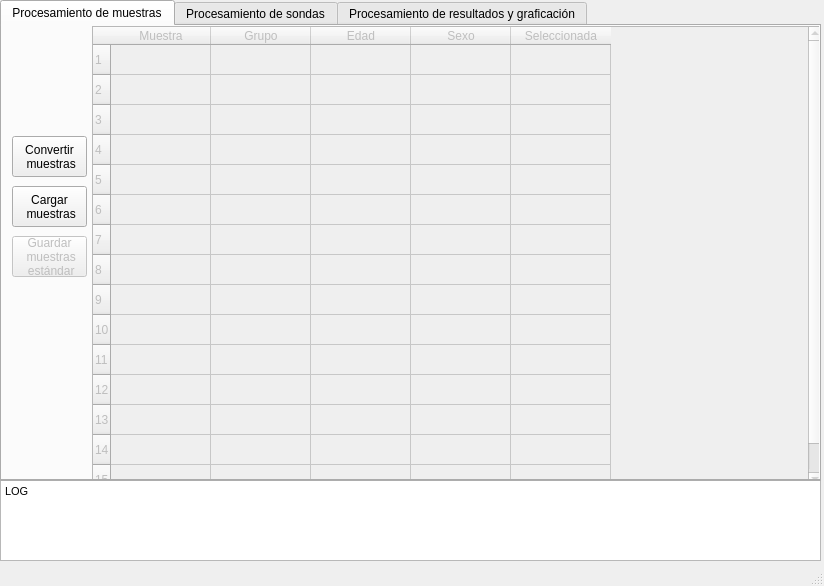
<?xml version="1.0" encoding="UTF-8"?>
<ui version="4.0">
 <class>MainWindow</class>
 <widget class="QMainWindow" name="MainWindow">
  <property name="geometry">
   <rect>
    <x>0</x>
    <y>0</y>
    <width>824</width>
    <height>586</height>
   </rect>
  </property>
  <property name="windowTitle">
   <string>MainWindow</string>
  </property>
  <widget class="QWidget" name="centralwidget">
   <widget class="QTextBrowser" name="textBrowser">
    <property name="geometry">
     <rect>
      <x>0</x>
      <y>480</y>
      <width>821</width>
      <height>81</height>
     </rect>
    </property>
    <property name="html">
     <string>&lt;!DOCTYPE HTML PUBLIC &quot;-//W3C//DTD HTML 4.0//EN&quot; &quot;http://www.w3.org/TR/REC-html40/strict.dtd&quot;&gt;
&lt;html&gt;&lt;head&gt;&lt;meta name=&quot;qrichtext&quot; content=&quot;1&quot; /&gt;&lt;style type=&quot;text/css&quot;&gt;
p, li { white-space: pre-wrap; }
&lt;/style&gt;&lt;/head&gt;&lt;body style=&quot; font-family:'MS Shell Dlg 2'; font-size:8.25pt; font-weight:400; font-style:normal;&quot;&gt;
&lt;p style=&quot; margin-top:0px; margin-bottom:0px; margin-left:0px; margin-right:0px; -qt-block-indent:0; text-indent:0px;&quot;&gt;LOG&lt;/p&gt;&lt;/body&gt;&lt;/html&gt;</string>
    </property>
   </widget>
   <widget class="QTabWidget" name="tabWidget">
    <property name="geometry">
     <rect>
      <x>0</x>
      <y>0</y>
      <width>821</width>
      <height>481</height>
     </rect>
    </property>
    <property name="currentIndex">
     <number>0</number>
    </property>
    <widget class="QWidget" name="tab">
     <attribute name="title">
      <string>Procesamiento de muestras</string>
     </attribute>
     <widget class="QPushButton" name="pushButton">
      <property name="geometry">
       <rect>
        <x>10</x>
        <y>160</y>
        <width>75</width>
        <height>41</height>
       </rect>
      </property>
      <property name="text">
       <string>Cargar
 muestras</string>
      </property>
     </widget>
     <widget class="QPushButton" name="pushButton_2">
      <property name="geometry">
       <rect>
        <x>10</x>
        <y>110</y>
        <width>75</width>
        <height>41</height>
       </rect>
      </property>
      <property name="text">
       <string>Convertir
 muestras</string>
      </property>
     </widget>
     <widget class="QTableWidget" name="tableWidget">
      <property name="enabled">
       <bool>false</bool>
      </property>
      <property name="geometry">
       <rect>
        <x>90</x>
        <y>0</y>
        <width>731</width>
        <height>461</height>
       </rect>
      </property>
      <property name="rowCount">
       <number>15</number>
      </property>
      <row/>
      <row/>
      <row/>
      <row/>
      <row/>
      <row/>
      <row/>
      <row/>
      <row/>
      <row/>
      <row/>
      <row/>
      <row/>
      <row/>
      <row/>
      <column>
       <property name="text">
        <string>Muestra</string>
       </property>
      </column>
      <column>
       <property name="text">
        <string>Grupo</string>
       </property>
      </column>
      <column>
       <property name="text">
        <string>Edad</string>
       </property>
      </column>
      <column>
       <property name="text">
        <string>Sexo</string>
       </property>
      </column>
      <column>
       <property name="text">
        <string>Seleccionada</string>
       </property>
      </column>
     </widget>
     <widget class="QPushButton" name="pushButton_3">
      <property name="enabled">
       <bool>false</bool>
      </property>
      <property name="geometry">
       <rect>
        <x>10</x>
        <y>210</y>
        <width>75</width>
        <height>41</height>
       </rect>
      </property>
      <property name="text">
       <string>Guardar
 muestras
 estándar</string>
      </property>
     </widget>
    </widget>
    <widget class="QWidget" name="tab_2">
     <attribute name="title">
      <string>Procesamiento de sondas</string>
     </attribute>
     <widget class="QTableWidget" name="tableWidget_2">
      <property name="enabled">
       <bool>false</bool>
      </property>
      <property name="geometry">
       <rect>
        <x>90</x>
        <y>0</y>
        <width>731</width>
        <height>461</height>
       </rect>
      </property>
      <property name="rowCount">
       <number>15</number>
      </property>
      <row/>
      <row/>
      <row/>
      <row/>
      <row/>
      <row/>
      <row/>
      <row/>
      <row/>
      <row/>
      <row/>
      <row/>
      <row/>
      <row/>
      <row/>
      <column>
       <property name="text">
        <string>Sonda</string>
       </property>
      </column>
      <column>
       <property name="text">
        <string>Gen</string>
       </property>
      </column>
      <column>
       <property name="text">
        <string>Via</string>
       </property>
      </column>
      <column>
       <property name="text">
        <string>Grupo 1</string>
       </property>
      </column>
      <column>
       <property name="text">
        <string>Grupo 2</string>
       </property>
      </column>
      <column>
       <property name="text">
        <string>Grupo ...</string>
       </property>
      </column>
     </widget>
     <widget class="QPushButton" name="pushButton_4">
      <property name="geometry">
       <rect>
        <x>10</x>
        <y>130</y>
        <width>75</width>
        <height>51</height>
       </rect>
      </property>
      <property name="text">
       <string>Cargar
 muestras
 estándar</string>
      </property>
     </widget>
     <widget class="QPushButton" name="pushButton_5">
      <property name="enabled">
       <bool>false</bool>
      </property>
      <property name="geometry">
       <rect>
        <x>10</x>
        <y>240</y>
        <width>75</width>
        <height>41</height>
       </rect>
      </property>
      <property name="text">
       <string>Guardar
 resultados</string>
      </property>
     </widget>
     <widget class="QPushButton" name="pushButton_6">
      <property name="enabled">
       <bool>false</bool>
      </property>
      <property name="geometry">
       <rect>
        <x>10</x>
        <y>192</y>
        <width>75</width>
        <height>41</height>
       </rect>
      </property>
      <property name="text">
       <string>Aplicar
 filtros</string>
      </property>
     </widget>
    </widget>
    <widget class="QWidget" name="tab_3">
     <attribute name="title">
      <string>Procesamiento de resultados y graficación</string>
     </attribute>
     <widget class="QLabel" name="label">
      <property name="enabled">
       <bool>false</bool>
      </property>
      <property name="geometry">
       <rect>
        <x>120</x>
        <y>40</y>
        <width>21</width>
        <height>16</height>
       </rect>
      </property>
      <property name="text">
       <string>Gen</string>
      </property>
     </widget>
     <widget class="QComboBox" name="comboBox">
      <property name="enabled">
       <bool>false</bool>
      </property>
      <property name="geometry">
       <rect>
        <x>150</x>
        <y>40</y>
        <width>131</width>
        <height>22</height>
       </rect>
      </property>
      <item>
       <property name="text">
        <string>Todos</string>
       </property>
      </item>
     </widget>
     <widget class="QLabel" name="label_2">
      <property name="enabled">
       <bool>false</bool>
      </property>
      <property name="geometry">
       <rect>
        <x>120</x>
        <y>70</y>
        <width>21</width>
        <height>16</height>
       </rect>
      </property>
      <property name="text">
       <string>Vía</string>
      </property>
     </widget>
     <widget class="QComboBox" name="comboBox_2">
      <property name="enabled">
       <bool>false</bool>
      </property>
      <property name="geometry">
       <rect>
        <x>150</x>
        <y>70</y>
        <width>131</width>
        <height>22</height>
       </rect>
      </property>
      <item>
       <property name="text">
        <string>Todos</string>
       </property>
      </item>
     </widget>
     <widget class="QPushButton" name="pushButton_7">
      <property name="geometry">
       <rect>
        <x>20</x>
        <y>40</y>
        <width>75</width>
        <height>41</height>
       </rect>
      </property>
      <property name="text">
       <string>Cargar
 resultados</string>
      </property>
     </widget>
     <widget class="QTableWidget" name="tableWidget_3">
      <property name="enabled">
       <bool>false</bool>
      </property>
      <property name="geometry">
       <rect>
        <x>0</x>
        <y>100</y>
        <width>821</width>
        <height>351</height>
       </rect>
      </property>
      <property name="rowCount">
       <number>15</number>
      </property>
      <row/>
      <row/>
      <row/>
      <row/>
      <row/>
      <row/>
      <row/>
      <row/>
      <row/>
      <row/>
      <row/>
      <row/>
      <row/>
      <row/>
      <row/>
      <column>
       <property name="text">
        <string>Sonda</string>
       </property>
      </column>
      <column>
       <property name="text">
        <string>Gen</string>
       </property>
      </column>
      <column>
       <property name="text">
        <string>Via</string>
       </property>
      </column>
      <column>
       <property name="text">
        <string>Grupo 1</string>
       </property>
      </column>
      <column>
       <property name="text">
        <string>Grupo 2</string>
       </property>
      </column>
      <column>
       <property name="text">
        <string>Grupo ...</string>
       </property>
      </column>
     </widget>
     <widget class="QPushButton" name="pushButton_8">
      <property name="enabled">
       <bool>false</bool>
      </property>
      <property name="geometry">
       <rect>
        <x>370</x>
        <y>40</y>
        <width>75</width>
        <height>41</height>
       </rect>
      </property>
      <property name="text">
       <string>Graficar</string>
      </property>
     </widget>
    </widget>
   </widget>
  </widget>
  <widget class="QStatusBar" name="statusbar"/>
 </widget>
 <resources/>
 <connections/>
</ui>
